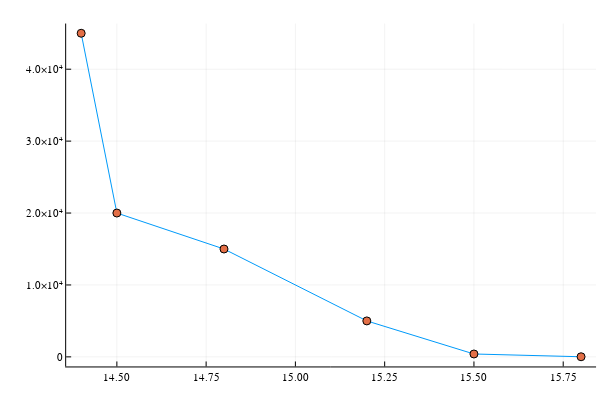

The notebook cell saved with this chart:
### Code cell
# first plot the data
plot(globaltemperatures , numpirates, legend=false)
scatter!(globaltemperatures , numpirates, legend=false)

### Figure 1 — Plotly figure (JSON) as saved in the notebook; plotly's stock layout.template omitted (floating-point values rounded to 4 significant figures)
{"data": [{"colorbar": {"len": 0.9525, "title": "", "x": 0.9934, "y": 0.5139}, "legendgroup": "y1", "line": {"color": "rgba(0, 154, 250, 1.000)", "dash": "solid", "shape": "linear", "width": 1}, "mode": "lines", "name": "y1", "showlegend": true, "type": "scatter", "x": [14.4, 14.5, 14.8, 15.2, 15.5, 15.8], "xaxis": "x", "y": [45000, 20000, 15000, 5000, 400, 17], "yaxis": "y"}, {"colorbar": {"len": 0.9525, "title": "", "x": 0.9934, "y": 0.5139}, "legendgroup": "y2", "marker": {"color": "rgba(227, 111, 71, 1.000)", "line": {"color": "rgba(0, 0, 0, 1.000)", "width": 1}, "size": 8, "symbol": "circle"}, "mode": "markers", "name": "y2", "showlegend": true, "type": "scatter", "x": [14.4, 14.5, 14.8, 15.2, 15.5, 15.8], "xaxis": "x", "y": [45000, 20000, 15000, 5000, 400, 17], "yaxis": "y"}], "layout": {"annotations": [], "height": 400, "margin": {"b": 20, "l": 0, "r": 0, "t": 20}, "paper_bgcolor": "rgba(255, 255, 255, 1.000)", "plot_bgcolor": "rgba(255, 255, 255, 1.000)", "showlegend": false, "width": 600, "xaxis": {"anchor": "y", "domain": [0.1103, 0.9934], "gridcolor": "rgba(0, 0, 0, 0.100)", "gridwidth": 0.5, "linecolor": "rgba(0, 0, 0, 1.000)", "mirror": false, "range": [14.36, 15.84], "showgrid": true, "showline": true, "showticklabels": true, "tickangle": 0, "tickcolor": "rgb(0, 0, 0)", "tickfont": {"color": "rgba(0, 0, 0, 1.000)", "family": "sans-serif", "size": 11}, "tickmode": "array", "ticks": "inside", "ticktext": ["14.50", "14.75", "15.00", "15.25", "15.50", "15.75"], "tickvals": [14.5, 14.75, 15, 15.25, 15.5, 15.75], "title": "", "titlefont": {"color": "rgba(0, 0, 0, 1.000)", "family": "sans-serif", "size": 15}, "type": "-", "visible": true, "zeroline": false, "zerolinecolor": "rgba(0, 0, 0, 1.000)"}, "yaxis": {"anchor": "x", "domain": [0.03762, 0.9902], "gridcolor": "rgba(0, 0, 0, 0.100)", "gridwidth": 0.5, "linecolor": "rgba(0, 0, 0, 1.000)", "mirror": false, "range": [-1332.0, 46350.0], "showgrid": true, "showline": true, "showticklabels": true, "tickangle": 0, "tickcolor": "rgb(0, 0, 0)", "tickfont": {"color": "rgba(0, 0, 0, 1.000)", "family": "sans-serif", "size": 11}, "tickmode": "array", "ticks": "inside", "ticktext": ["0", "1.0×10⁴", "2.0×10⁴", "3.0×10⁴", "4.0×10⁴"], "tickvals": [0, 10000, 20000, 30000, 40000], "title": "", "titlefont": {"color": "rgba(0, 0, 0, 1.000)", "family": "sans-serif", "size": 15}, "type": "-", "visible": true, "zeroline": false, "zerolinecolor": "rgba(0, 0, 0, 1.000)"}}}
